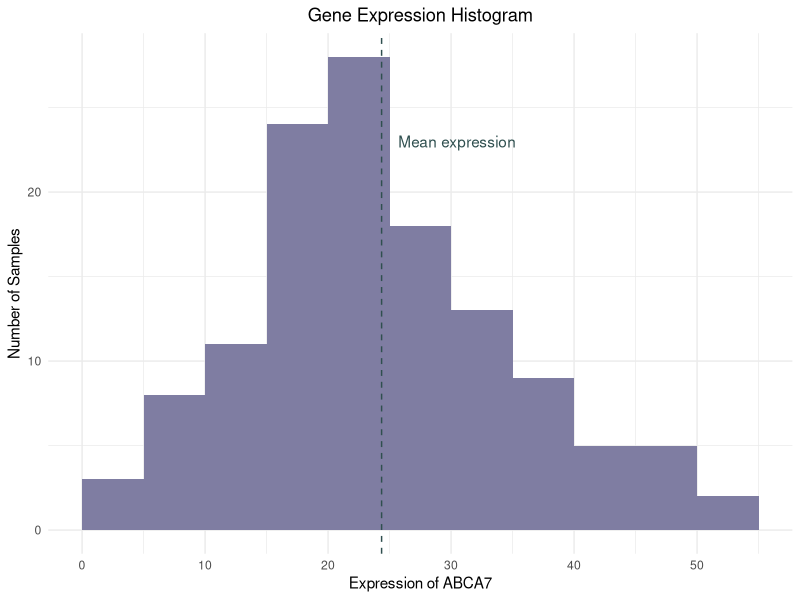
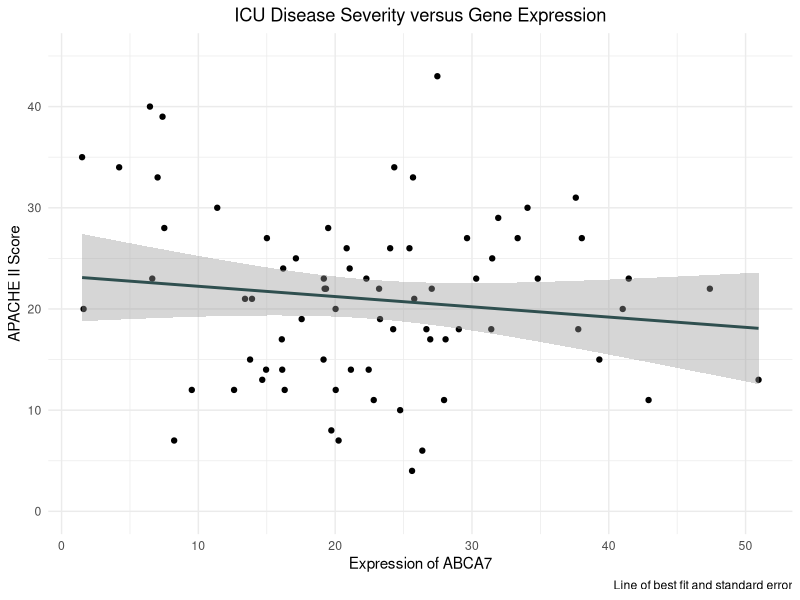
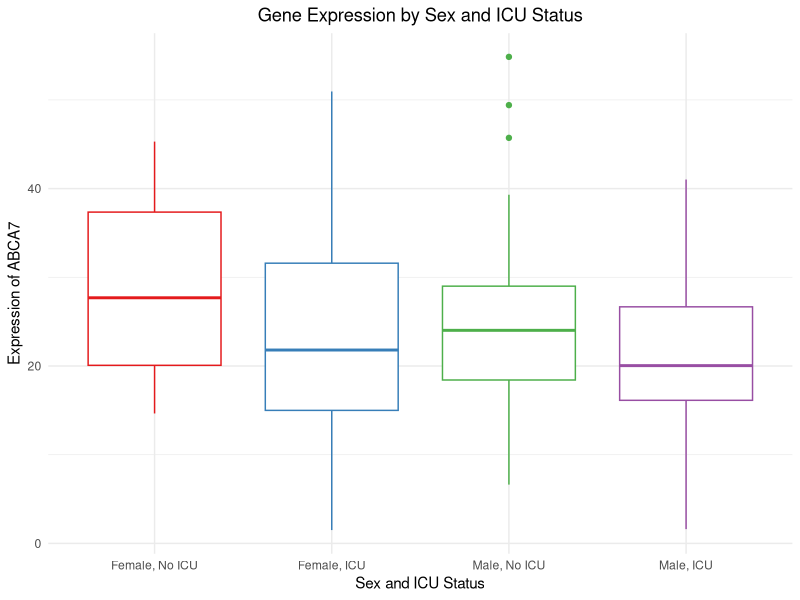

Generate these figures, in order, with R:
## ---- chunk 1
knitr::opts_chunk$set(echo = TRUE)
knitr::opts_knit$set(root.dir = normalizePath("/Users/sabinhart/Desktop/QBS 103 - R/final-proj"))
setwd("/Users/sabinhart/Desktop/QBS 103 - R/final-proj")
## ---- chunk 2
library(tidyverse)
library(stringr)
## ---- chunk 3
gene_data_raw <- read_csv("./final-data/QBS103_GSE157103_genes.csv")
pheno_data_raw <- read_csv("./final-data/QBS103_GSE157103_series_matrix.csv")
## ---- chunk 4

# flipping gene data 
gene_data <- gene_data_raw %>% 
  rename("gene_name" = 1) %>% 
  column_to_rownames("gene_name") %>% 
  t() %>% 
  data.frame() %>% 
  rownames_to_column("participant_id")

# combine data
cleaned_data <- gene_data %>% 
  merge(pheno_data_raw, by='participant_id') %>% 
  mutate(participant_id = as.numeric(sub(".*_(\\d+)_.*", "\\1", participant_id))) %>%
  mutate(participant_id = case_when(
    grepl('non', disease_status, ignore.case = TRUE) ~ participant_id + 200,
    TRUE ~ participant_id
  )) %>% 
  arrange(participant_id)

rm(gene_data, gene_data_raw, pheno_data_raw)
## ---- chunk 5
# data prep
plot1_data <- cleaned_data %>% 
  select('ABCA7')

# create plot
plot1 <- ggplot(data = plot1_data, aes(x = ABCA7)) +
  geom_histogram(fill = '#7f7da2', bins = 12, binwidth = 5, center = 2.5) +
  geom_vline(xintercept = mean(plot1_data$ABCA7), linetype = 'dashed', color = 'darkslategrey') +
  annotate("text", x = 30.5, y = 23, color = 'darkslategrey', label = 'Mean expression') +
  theme_minimal() +
  labs(title = "Gene Expression Histogram",
       x = "Expression of ABCA7",
       y = "Number of Samples") +
  theme(plot.title = element_text(hjust = 0.5)) +
  scale_x_continuous(breaks = seq(0, 70, 10))
plot1
## ---- chunk 6

# data prep
plot2_data <- cleaned_data %>% 
  filter(apacheii != 'unknown') %>% 
  select(apacheii, ABCA7)

# create plot
plot2 <- ggplot(data = plot2_data, aes(x=ABCA7, y = as.numeric(`apacheii`))) +
  geom_point() +
  geom_smooth(method='lm', formula= y~x, color = 'darkslategray') +
  theme_minimal() +
  labs(title = "ICU Disease Severity versus Gene Expression",
       x = "Expression of ABCA7",
       y = "APACHE II Score",
       caption = "Line of best fit and standard error") +
  theme(plot.title = element_text(hjust = 0.5)) +
  scale_y_continuous(limits = c(0, 45))

plot2
## ---- chunk 7

# data prep
plot3_data <- cleaned_data %>% 
  mutate(sexXicu_status = case_when(
    sex == 'male' & icu_status == 'no' ~ 'male_no',
    sex == 'female' & icu_status == 'no' ~ 'female_no',
    sex == 'male' & icu_status == 'yes' ~ 'male_yes',
    sex == 'female' & icu_status == 'yes' ~ 'female_yes')) %>% 
  select(sexXicu_status, sex, icu_status, ABCA7) %>% 
  filter(!is.na(sexXicu_status))

# create plot
plot3 <- ggplot(data = plot3_data, aes(x = sexXicu_status, y = ABCA7, color = sexXicu_status)) +
  geom_boxplot() +
  theme_minimal() +
  labs(title = "Gene Expression by Sex and ICU Status",
       y = "Expression of ABCA7",
       x = "Sex and ICU Status") +
  theme(plot.title = element_text(hjust = 0.5),
        legend.position = "none") +
  scale_x_discrete(labels=(c("Female, No ICU", "Female, ICU", "Male, No ICU", 'Male, ICU'))) +
  scale_colour_brewer(palette = "Set1")
  
plot3
## ---- chunk 8

# plot 1
# ggsave('gene_histo.pdf', plot=plot1, device = 'pdf', path = '../plots')

# plot 2
# ggsave('gene_scatter.pdf', plot=plot2, device = 'pdf', path = '../plots')

# plot 3
# ggsave('gene_boxplot.pdf', plot=plot3, device = 'pdf', path = '../plots')

# commented out to not resave on knitting

